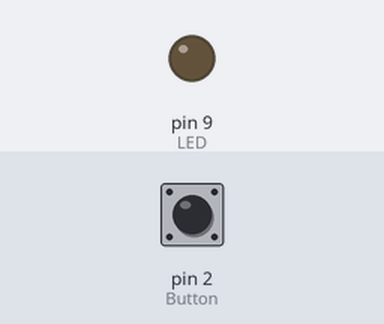
Simulated run of this sketch. Board: Arduino Uno, built with avr-gcc and run on an emulated ATmega328P. Shown: output pins drawn as LEDs (lit = HIGH). Dashed ring = blinking. The test bench sets the inputs (shaded band); at power-on: pin 2 (Button) LOW. What the sketch prints to the serial monitor is not drawn.

Above: at 1.2 s.
1.3 s: pin 2 (Button) pulled HIGH for 1 s
At 3.0 s:
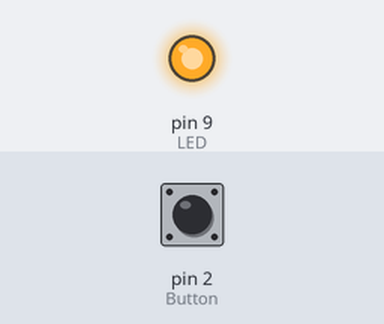
3.8 s: pin 2 (Button) pulled HIGH for 0.15 s
At 4.5 s:
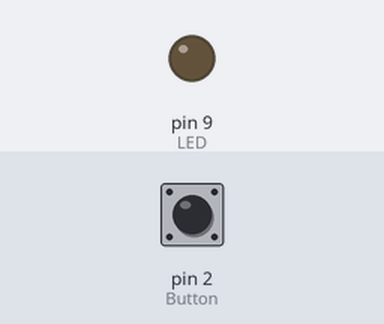
5.4 s: pin 2 (Button) pulled HIGH for 3.2 s
At 6.53 s:
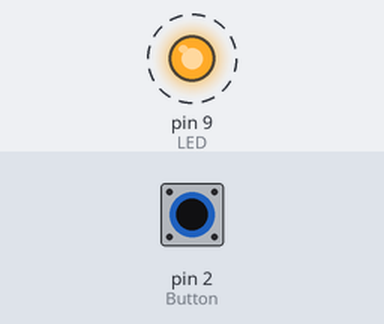
Timing chart, 0 to 10.1 s (numbered marks = the images above; inputs shaded):
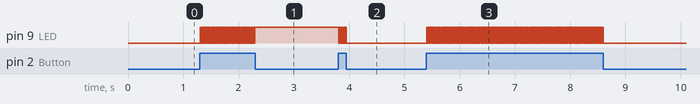

Measured:
- after the input at 1.3 s, pin 9 (LED): alternates HIGH for 0.01 s and LOW for 0.01 s, 99 changes in all, then stays HIGH, starting at once
- after the input at 3.8 s, pin 9 (LED): alternates HIGH for 0.01 s and LOW for 0.01 s, 15 changes in all, then stays LOW, starting at once
- after the input at 5.4 s, pin 9 (LED): alternates HIGH for 0.01 s and LOW for 0.01 s, 318 changes in all, then stays LOW, starting at once

The sketch:

button-click.ino
```cpp
int LED = 9;
int Button=2;
int BValue = 0;
int i = 0;

void setup()
{
    pinMode(LED, OUTPUT);
    pinMode(Button, INPUT);
    Serial.begin(9600);

}

void loop() {
    BValue = digitalRead(Button);
    Serial.print(BValue);
    if(BValue==HIGH) {
        i++;
        if(i == 2) {
            i = 0;
        }
    }
    if(i == 1) {
        digitalWrite(LED, HIGH);
      	delay(10);
    }
    else {
        digitalWrite(LED, LOW);
      	delay(10);
    }
}
```
